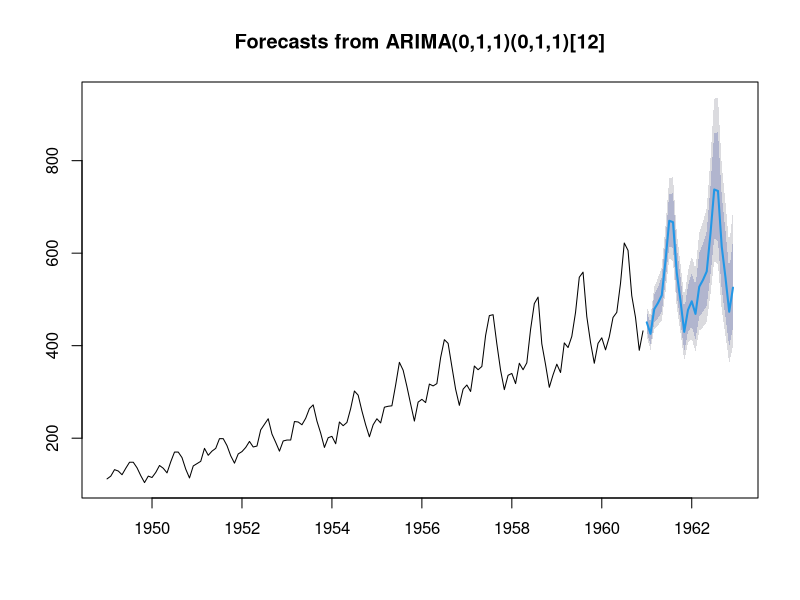

Generate this figure with R:
library(forecast)


### Name: BoxCox.lambda
### Title: Automatic selection of Box Cox transformation parameter
### Aliases: BoxCox.lambda
### Keywords: ts

### ** Examples


lambda <- BoxCox.lambda(AirPassengers,lower=0)
air.fit <- Arima(AirPassengers, order=c(0,1,1),
                 seasonal=list(order=c(0,1,1),period=12), lambda=lambda)
plot(forecast(air.fit))
